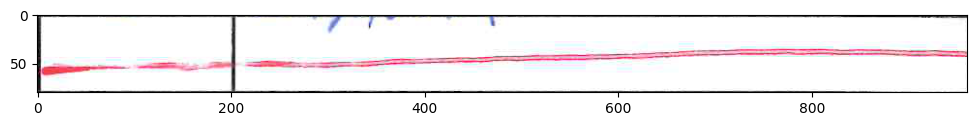
#> input picture tests/sample_data/absent_cell.png, 977 x 126 px
$ python -i ocr.py   (imports and definitions only)
#> lines starting #> are read from the running program, lines starting #| are printed output that depends on the picture; after the words box and inside, x2 and y2 are one past the last pixel; in counts of white or black regions, pixels touching at a corner belong together
import os
import cv2
import numpy as np
import pytesseract
from ocr_pipeline.reconciliation import clean_ocr_name

# pytesseract.pytesseract.tesseract_cmd = r'C:\Users\mtanveer\AppData\Local\Programs\Tesseract-OCR\tesseract.exe'

# Only override pytesseract's default PATH-based lookup if TESSERACT_CMD
# is explicitly set. Local dev machines without Tesseract on PATH should
# set this in their own environment; CI and properly-configured machines
# rely on PATH resolution automatically.

tesseract_cmd = os.getenv("TESSERACT_CMD")
if tesseract_cmd:
    pytesseract.pytesseract.tesseract_cmd = tesseract_cmd


# [13 lines left out: function preprocess_for_ocr, not called in this run]


def remove_red_strikethrough(image_rgb: np.ndarray) -> np.ndarray:
    """Remove red marks from an RGB crop before it is converted to grayscale.

    The image is converted to HSV so red can be identified across the hue
    range's wraparound at zero. Pixels matching either red hue range are
    combined into a mask, then OpenCV inpaints those pixels from nearby
    content so the mark is less likely to interfere with name OCR.

    If no red pixels are found, return an unchanged copy of the input.
    """
    if image_rgb.ndim != 3 or image_rgb.shape[2] != 3:
        raise ValueError(
            f"Expected an RGB image with 3 channels, received {image_rgb.shape}"
        )

    # HSV separates hue from brightness and saturation, making red ink easier
    # to detect than with fixed RGB channel comparisons.
    hsv = cv2.cvtColor(image_rgb, cv2.COLOR_RGB2HSV)
#> hsv: shape (126, 977, 3); mean H, S, V 21.1, 6.2, 244.5

    # Red straddles the beginning/end of OpenCV's hue range, so cover both.
    lower_red = cv2.inRange(hsv, np.array([0, 45, 50]), np.array([10, 255, 255]))
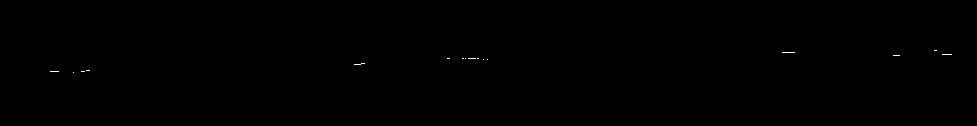
#> lower_red: shape (126, 977); 0.06% white in thin lines or dots, all inside (x1, y1, x2, y2) = (50, 50, 952, 73)
    upper_red = cv2.inRange(hsv, np.array([170, 45, 50]), np.array([180, 255, 255]))
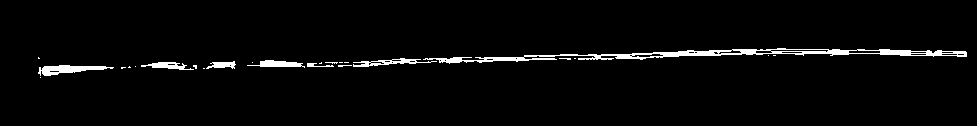
#> upper_red: shape (126, 977); 3% white; 24 white regions (17 under 20 px), largest, box (x1, y1, x2, y2) and area: (423, 48, 967, 64) 2190, (38, 65, 114, 76) 438, (353, 58, 437, 67) 286
    red_mask = cv2.bitwise_or(lower_red, upper_red)
#> red_mask: shape (126, 977); 3.1% white; 24 white regions (17 under 20 px), largest, box (x1, y1, x2, y2) and area: (423, 48, 967, 64) 2241, (38, 65, 114, 76) 456, (353, 58, 437, 67) 297

    if not np.any(red_mask):
        return image_rgb.copy()

    # Replace masked pixels using nearby image content rather than white, which
    # could erase parts of letters where the strike crosses the printed name.
    return cv2.inpaint(image_rgb, red_mask, 3, cv2.INPAINT_TELEA)
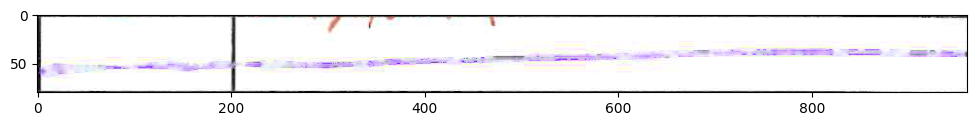
#> returned value: shape (126, 977, 3); mean of channels 0, 1, 2 244.1, 242.1, 243.3; drawn as B, G, R


def remove_strikethrough_artifacts(ocr_result: str) -> str:
    """Remove common OCR artifacts caused by strikethrough marks."""
    return ocr_result.translate(str.maketrans("", "", "™~-—.")).strip()


# [31 lines left out: functions tesseract_ocr, detect_handwritten_names, not called in this run]

>>> import cv2
>>> picture = cv2.cvtColor(cv2.imread('../tests/sample_data/absent_cell.png'), cv2.COLOR_BGR2RGB)
>>> result = remove_red_strikethrough(picture)

$ run again, on tests/sample_data/present_cell.png
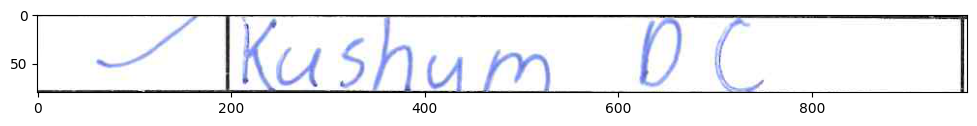
#> input picture tests/sample_data/present_cell.png, 977 x 126 px
#> hsv: shape (126, 977, 3); mean H, S, V 17.6, 5.2, 243.7
#> lower_red: shape (126, 977); every value is 0
#> upper_red: shape (126, 977); 0% white in thin lines or dots, all inside (x1, y1, x2, y2) = (478, 91, 479, 92)
#> in remove_red_strikethrough, `return cv2.inpaint(image_rgb, red_mask, 3, cv2.INPAINT_TELEA)`:
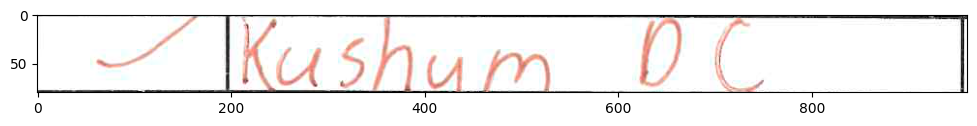
#> returned value: shape (126, 977, 3); mean of channels 0, 1, 2 239.6, 240.3, 243.2; drawn as B, G, R
